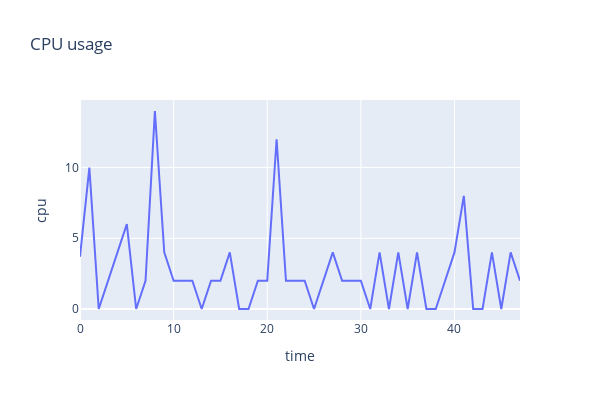

Here is the notebook cell this chart was saved with:
### Code cell
# plot interactive graph from rsc_df dataframe

px.line(rsc_df, x='time', y='cpu', title='CPU usage', height=400, width=600)

### Figure 1 — Plotly figure (JSON) as saved in the notebook; plotly's stock layout.template omitted (floating-point values rounded to 4 significant figures)
{"data": [{"hovertemplate": "time=%{x}<br>cpu=%{y}<extra></extra>", "legendgroup": "", "line": {"color": "#636efa", "dash": "solid"}, "marker": {"symbol": "circle"}, "mode": "lines", "name": "", "orientation": "v", "showlegend": false, "type": "scatter", "x": [0, 1, 2, 3, 4, 5, 6, 7, 8, 9, 10, 11, 12, 13, 14, 15, 16, 17, 18, 19, 20, 21, 22, 23, 24, 25, 26, 27, 28, 29, 30, 31, 32, 33, 34, 35, 36, 37, 38, 39, 40, 41, 42, 43, 44, 45, 46, 47], "xaxis": "x", "y": [3.7, 10, 0, 2, 4, 6, 0, 2, 14, 4, 2, 2, 2, 0, 2, 2, 4, 0, 0, 2, 2, 12, 2, 2, 2, 0, 2, 4, 2, 2, 2, 0, 4, 0, 4, 0, 4, 0, 0, 2, 4, 8, 0, 0, 4, 0, 4, 2], "yaxis": "y"}], "layout": {"height": 400, "legend": {"tracegroupgap": 0}, "title": {"text": "CPU usage"}, "width": 600, "xaxis": {"anchor": "y", "domain": [0, 1], "title": {"text": "time"}}, "yaxis": {"anchor": "x", "domain": [0, 1], "title": {"text": "cpu"}}}}
